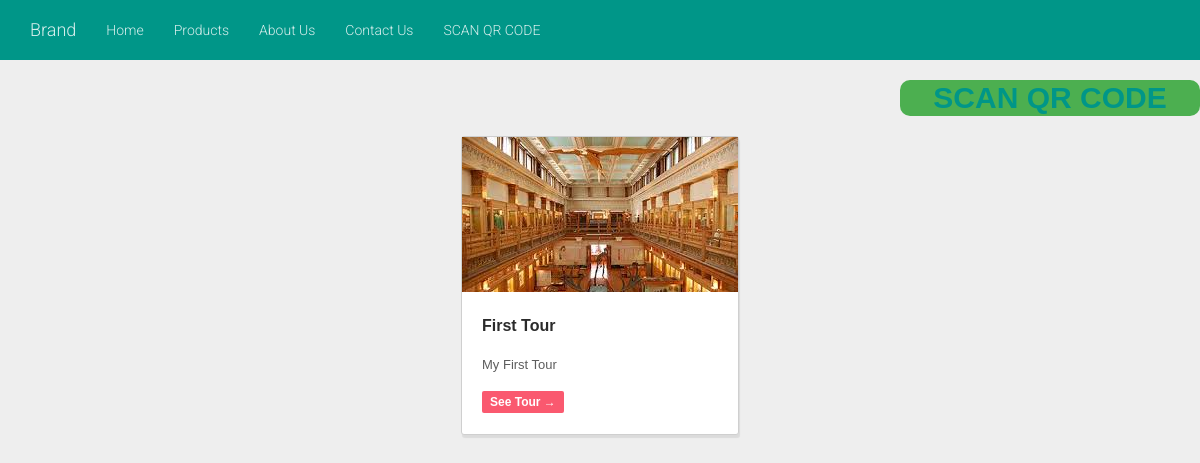
The page /tours/ on the database as committed earlier.
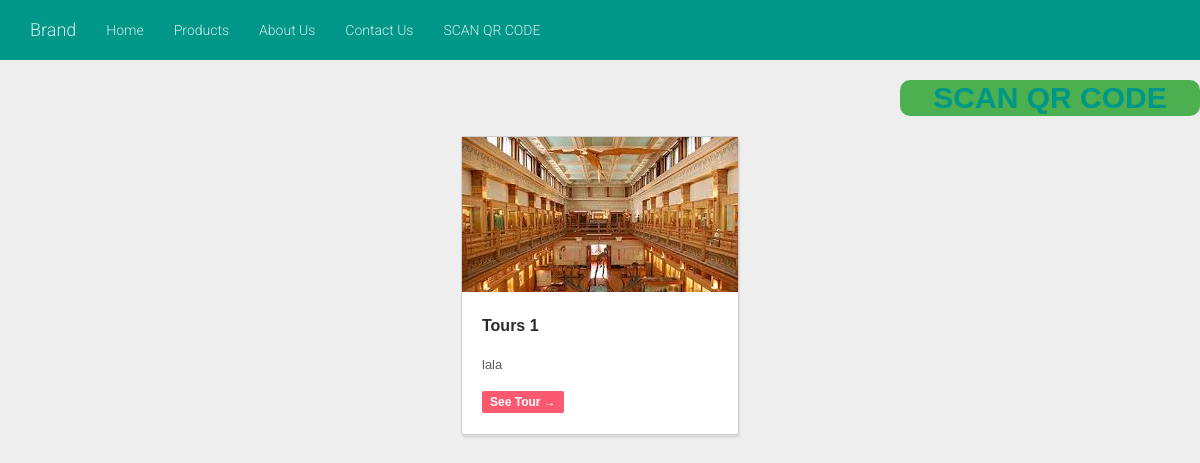
The same page on the database as committed later.
### tours/models.py (models this page shows, shortened)
class Tour(models.Model):
    title = models.CharField(max_length=50)
    description = models.TextField(max_length=5000)
    render = models.ForeignKey(
        Render,
        null=True,
        on_delete=models.CASCADE
    )

### tours/views.py (the view)
def index(request):
    tours = Tour.objects.all()
    return render(request, 'tours/index.html', {'tours': tours})

### tours/templates/tours/index.html
{% include "header.html" %}
{% load i18n admin_urls %}
{% load staticfiles %}
{% load static %}
{% get_media_prefix as media %}
{% include "navbar.html" %}
<div class="fa fa-2x scan-qr-code badge scan-qr-code-index col-lg-3 col-md-3 col-sm-6 col-lg-offset-9 col-md-offset-9col-sm-offset-6" ><a href="https://webqr.com/index.html">SCAN QR CODE</a></div>
<ul class="article-list-basic">
{% for tour in tours %}
    <li>
        <a href="/tours/{{ tour.id }}/">
            <img src="{% static "static_images/redpath-inside.jpg" %}" />
        </a>
        <div>
            <h2><a href="/tours/{{ tour.id }}/">{{ tour.title }}</a></h2>
            <p>{{ tour.description }}</p>
            <a href="/tours/{{ tour.id }}/" class="read-more">See Tour &rarr;</a>
        </div>
    </li>
{% endfor %}
</ul>

### tours/templates/header.html (shortened to what this page needs)
{% load staticfiles %}
{% load static %}
<link rel="stylesheet" href="https://maxcdn.bootstrapcdn.com/bootstrap/3.3.7/css/bootstrap.min.css"></link>
 <link rel="stylesheet" type="text/css" href="//maxcdn.bootstrapcdn.com/bootstrap/3.3.7/css/bootstrap.min.css">
<link rel="stylesheet" href="{% static "styles/" %}main.scss">
<link rel="stylesheet" href="{% static "styles/" %}that.css">
<link rel="stylesheet" href="{% static "styles/" %}article-list-basic.css">
<link rel="stylesheet" type="text/css" href="{% static "styles/bootstrap-material-design-master/" %}dist/css/bootstrap-material-design.css">
<link rel="stylesheet" type="text/css" href="{% static "styles/bootstrap-material-design-master/" %}dist/css/ripples.min.css">

### tours/templates/navbar.html (shortened to what this page needs)
<div id="custom-bootstrap-menu" class="col-lg-12 col-md-12 col-sm-12 navbar navbar-default " role="navigation">
    <div class="container-fluid">
        <div class="navbar-header"><a class="navbar-brand" href="#">Brand</a>
        </div>
        <div class="collapse navbar-collapse navbar-menubuilder">
            <ul class="nav navbar-nav navbar-left">
                <li><a href="/">Home</a>
                </li>
                <li><a href="/products">Products</a>
                </li>
                <li><a href="/about-us">About Us</a>
                </li>
                <li><a href="/contact">Contact Us</a>
                </li>
                <li>
                  <a href="https://webqr.com/index.html">SCAN QR CODE</a>
                </li>
            </ul>
        </div>
    </div>
</div>

### tours/static/styles/that.css (style rules this page uses)
.scan-qr-code { background-color: #4CAF50; font: normal normal bold 30px/1 "ubuntu", Helvetica, sans-serif; }
.scan-qr-code-index { position: relative; }
.navbar-default { background-color: #d00e0e; border-color: #28e134; }
.navbar-default .navbar-brand { color: #ffffff; }
.navbar-default .navbar-nav > li > a { color: #ffffff; }
.navbar-default .navbar-collapse, .navbar-default .navbar-form { border-color: #ffffff; }

### tours/static/styles/article-list-basic.css (style rules this page uses)
.article-list-basic { list-style:none; margin: 0 auto; max-width: 1200px; text-align: center; padding: 0; }
.article-list-basic li { display: inline-block; box-sizing:border-box; border-radius: 3px; box-shadow: 1px 3px 1px 0 rgba(0, 0, 0, 0.08); border:1px solid #cfcfcf; background-color: #fff; font: normal 13px sans-serif; text-align: left; margin: 20px; max-width: 315px; }
.article-list-basic li > a { display: block; width: 100%; height: 155px; overflow: hidden; }
.article-list-basic li > a img { width: 100%; }
.article-list-basic li div { padding: 25px 20px; }
.article-list-basic li h2 { font: bold 16px sans-serif; overflow: hidden; text-overflow: ellipsis; white-space: nowrap; margin:0; }
.article-list-basic li h2 a { color: #2b2b2b; text-decoration: none; }
.article-list-basic li div p { line-height: 20px; color: #5d5d5d; margin: 20px 0; }
.article-list-basic li a.read-more { background-color: rgba(247,4,37,0.66); cursor: pointer; font-size: 12px; color: #ffffff; text-decoration: none; padding: 4px 8px; border-radius: 2px; margin: 20px 0; font-weight: bold; }

Rows that differ between the two databases and show on the page:
removed Tour: title "First Tour", description "My First Tour"
added Tour: title "Tours 1", description "lala"
